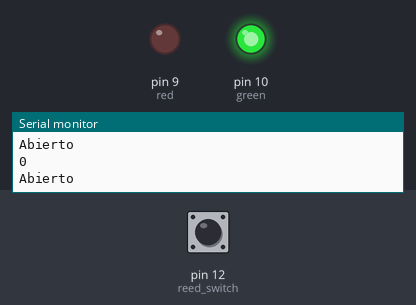
Simulated run of this sketch. Board: Arduino Uno, built with avr-gcc and run on an emulated ATmega328P. Parts: output pins drawn as LEDs (lit = HIGH), the last lines printed to the serial monitor. Inputs (shaded band) come from the test bench; at power-on: pin 12 (reed_switch) LOW.

Above: at 2.8 s.
2.9 s: pin 12 (reed_switch) pulled HIGH for 1.15 s
At 4.6 s:
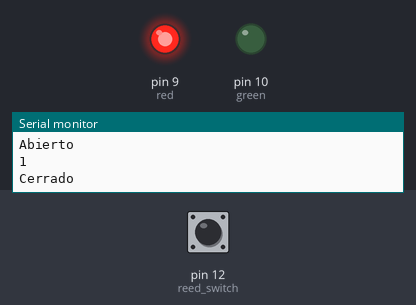
6.5 s: pin 12 (reed_switch) pulled HIGH for 3.2 s
At 9.6 s:
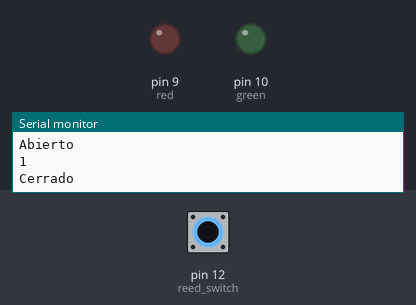
Timing chart, 0 to 17.2 s (numbered marks = the images above; inputs shaded):
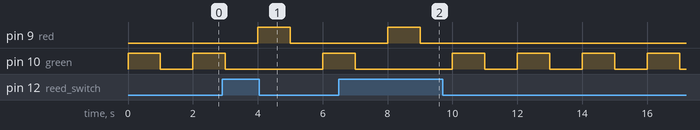

The sketch:

TP2EJ10.ino
```cpp
/* 10. Utilice un reed switch y led, cuando el sensor detecte un campo magnético y se cierre genere un parpadeo de led rojo y cuando el campo magnético se aleje y se abra verde.*/

void setup() {
   Serial.begin(9600);
   pinMode(12, INPUT);//reed switch
   pinMode(10,OUTPUT);//green
   pinMode(9,OUTPUT);//red
}

void loop(){
   int estado = digitalRead(12);
   Serial.println(digitalRead(12));
   if (estado == HIGH) {
       Serial.println("Cerrado");
       digitalWrite(9,HIGH);
       digitalWrite(10,LOW);
       delay(1000);
       apagar();
   }
   else {
       Serial.println("Abierto");
       digitalWrite(10,HIGH);
       digitalWrite(9,LOW);
       delay(1000);
       apagar();
   }
}

void apagar(){
  digitalWrite(10,LOW);
  digitalWrite(9,LOW);
  delay(1000);
}
```

Measured:
- after the input at 2.9 s, pin 9 (red): LOW → HIGH after 1.1 s, → LOW 1.0 s later
- after the input at 6.5 s, pin 9 (red): LOW → HIGH after 1.5 s, → LOW 1.0 s later
- by itself, pin 10 (green): repeats every 2.0 s: HIGH 1.0 s, LOW 1.0 s
